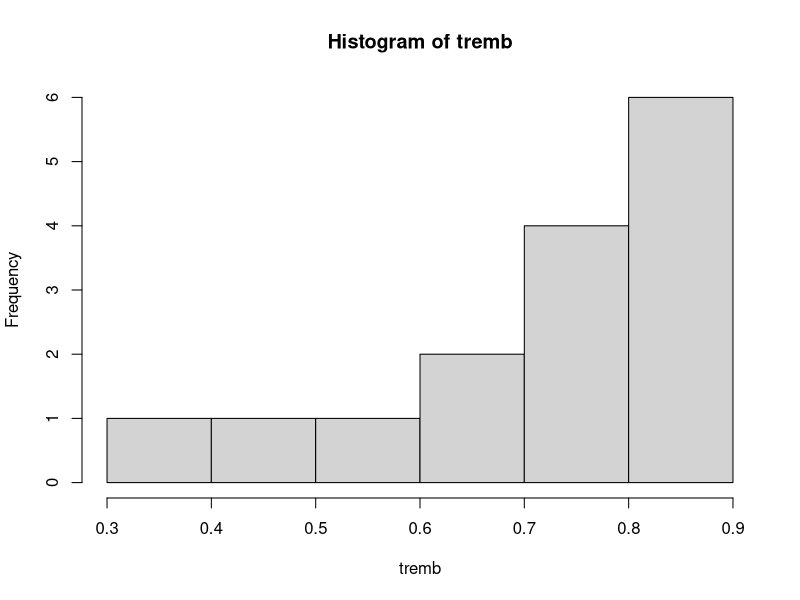
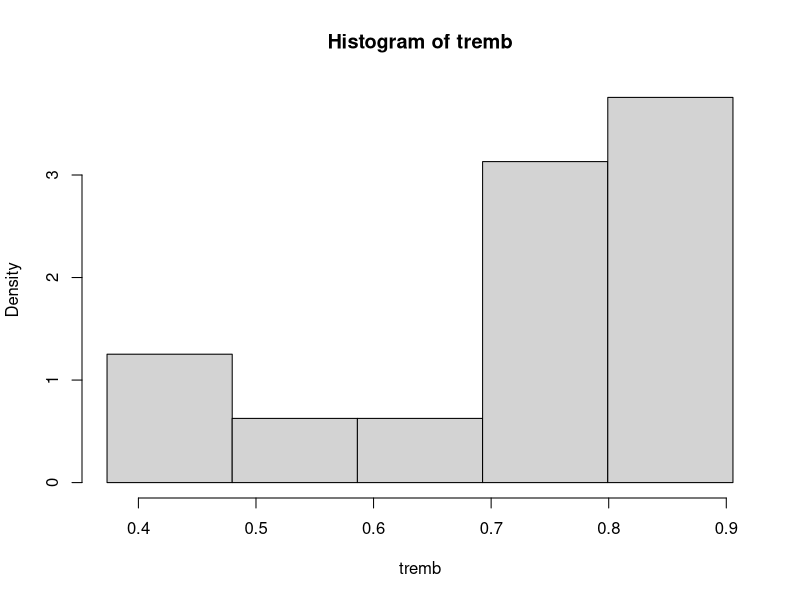
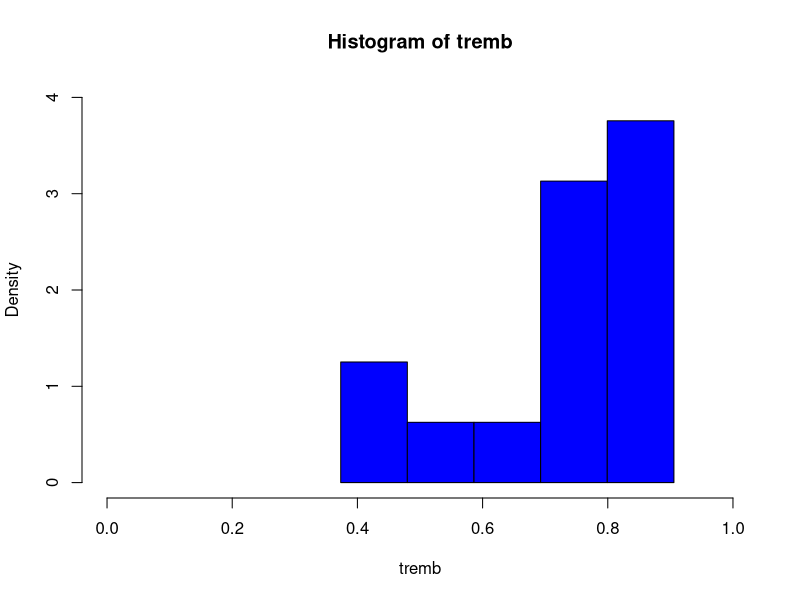
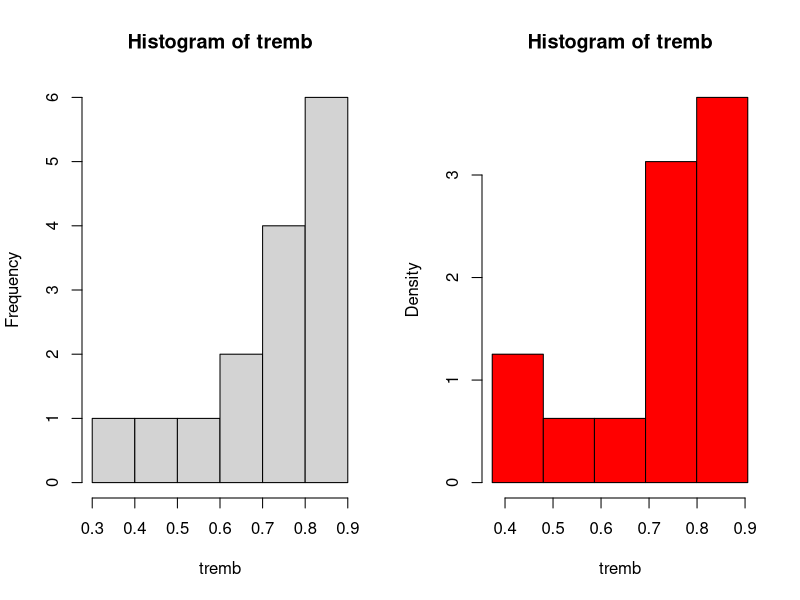
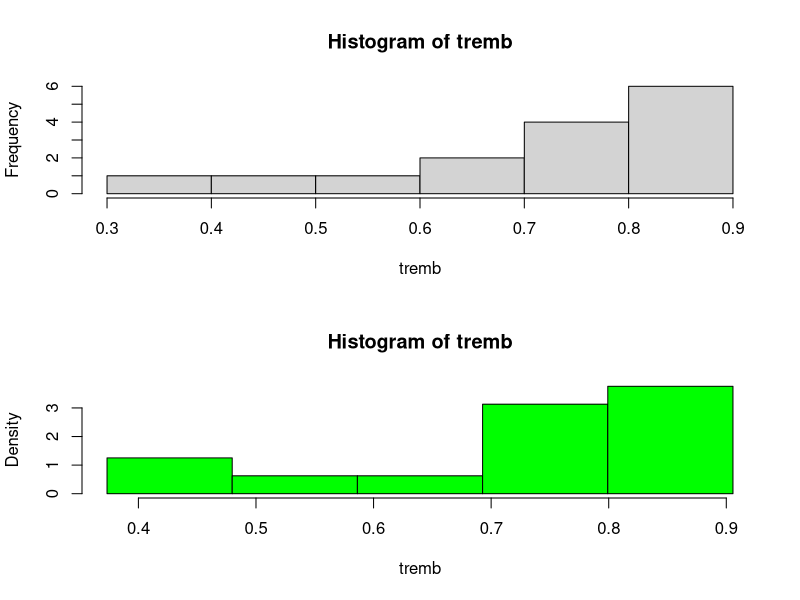
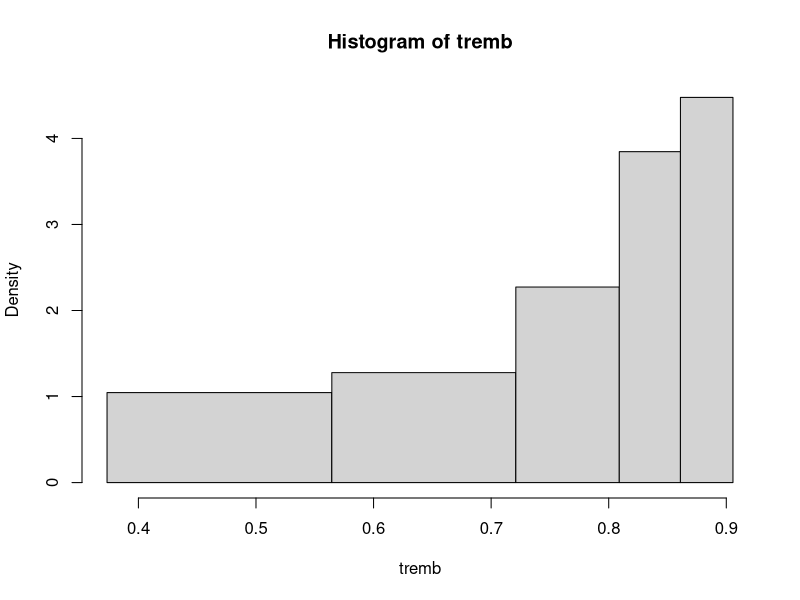
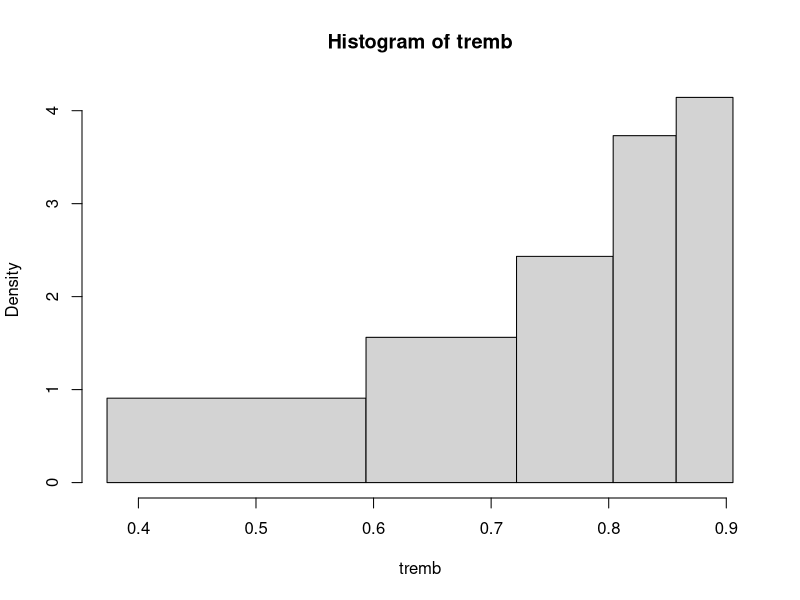
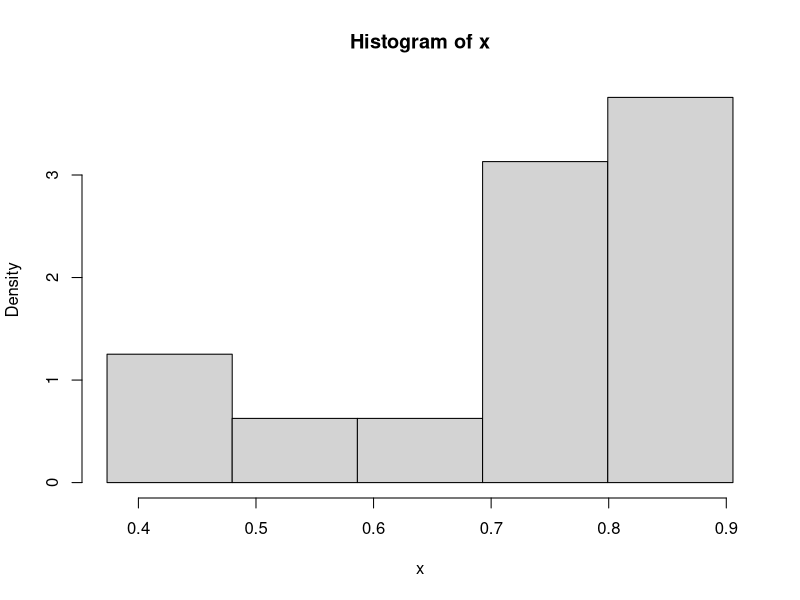

These figures' R source, in order:
# Principes et M?thodes Statistiques
# Fiche 1 - Exercice 2

# Cr?ation du vecteur des donn?es.
tremb<-c(0.516, 0.887, 0.783, 0.613, 0.697, 0.459, 0.724, 0.755, 0.867, 0.893, 0.835, 0.718, 0.851, 0.386, 0.855)

# Lecture des donn?es.
tremb
tremb[2]

# Taille du vecteur.
n<-length(tremb)
n

# Donn?es ordonn?es.
# Cr?ation du vecteur des donn?es.
trembord<-sort(tremb)
trembord

# Histogramme avec le param?trage par d?faut de R.
hist(tremb)

# Histogramme ? classes de m?me largeur suivant les 
# r?gles du cours.
# La r?gle de Sturges donne k = 5 classes.
# Calcul des bornes inf?rieure et sup?rieure.
a0<-trembord[1]-0.025*(trembord[n]-trembord[1])
a5<-trembord[n]+0.025*(trembord[n]-trembord[1])
a0
a5

# Largeur des classes
h<-(a5-a0)/5
h

# Bornes des classes : on partage [a0,a5] en 5 intervalles
# de largeur h.
bornes<-seq(a0,a5,h)
bornes

# Histogramme corespondant.
hist(tremb, prob=T, breaks=bornes)

# M?me chose en couleur avec des limites aux axes.
hist(tremb, prob=T, breaks=bornes,col="blue", xlim=c(0,1), ylim=c(0,4))

# Pour avoir 2 figures dans la m?me fen?tre, sur une ligne et 2 colonnes.
par(mfcol=c(1,2))
hist(tremb)
hist(tremb, prob=T, breaks=bornes,col="red")

# M?me chose avec 2 lignes et une colonne.
par(mfcol=c(2,1))
hist(tremb)
hist(tremb, prob=T, breaks=bornes,col="green")

# Retour ? une seule figure par fen?tre.
par(mfcol=c(1,1))

# Histogramme ? classes de m?me effectif 
b<-c(3,6,9,12)
bornes<-c(a0,(trembord[b]+trembord[b+1])/2,a5)
histtremb<-hist(tremb, prob=T, breaks=bornes)

# M?me chose en utilisant les quantiles empiriques
bornes<-c(a0,quantile(tremb,seq(1/5,4/5,1/5)),a5)
histtremb<-hist(tremb, prob=T, breaks=bornes)

# Fonction tra?ant un histogramme ? classes de m?me largeur

histolarg <- function(x, xlim=NULL, ...)
{
# nombre de donn?es
n <- length(x) 
# nombre de classes (r?gle de Sturges)
if (n<12) k<-5 else k <- round(log2(n)+1) 
# bornes des classes
rangex <- max(x)-min(x)
a0 <- min(x)-0.025*rangex
ak <- max(x)+0.025*rangex
bornes <- seq(a0, ak, length=k+1)
# ?tendue du trac?
if (is.null(xlim))
xlim<-c(bornes[1], bornes[k+1])
# histogramme
histx<-hist(x, prob=T, breaks=bornes, xlim=xlim, ...)
# histx
}

# Appel de la fonction.
histolarg(tremb)
histolarg(tremb, xlim=c(0,1))

# Histogramme ? classes de m?me effectif

histoeff <- function(x, xlim=NULL, ...)
{
sx <- sort(x)
n <- length(x)
k <- round(log(n)/log(2)+1)
rangex <- max(x)-min(x)
quantileVoulu <- quantile(x, seq(1,k-1)/k)

breaks <- c(min(x)-0.025*rangex, quantileVoulu, max(x)+0.025*rangex)
col <- 0
if (is.null(xlim)) xlim<-c(breaks[1], breaks[k+1])
colors = c("red", "yellow", "green", "violet", "orange", "blue", "pink", "cyan")

hist(x, breaks=breaks, col=colors, xlim=xlim, probability=T, ...)
}

histoeff(tremb)

  # Pour imprimer une figure dans un fichier pdf
# possible aussi en postscript, jpeg,...
#pdf("fich1exo2histo.pdf")
histolarg(tremb)
dev.off()

# Fonction de r?partition empirique.
plot(ecdf(tremb))

par(mfcol=c(1,2))

# Graphe de probabilit?s pour la loi uniforme.
plot(trembord,seq(1:n)/n)

# Graphe de probabilit?s pour la loi puissance.
plot(log(trembord),log(seq(1:n)/n))

# Superposition de la droite des moindres carr?s.
abs<-log(trembord)
ord<-log(seq(1:n)/n)
reg<-lm(ord~abs)
lines(abs, fitted.values(reg))

# Estimation graphique des param?tres.
reg$coefficients
c<-reg$coefficients[2]
c
theta<-exp(-reg$coefficients[1]/reg$coefficients[2])
theta

